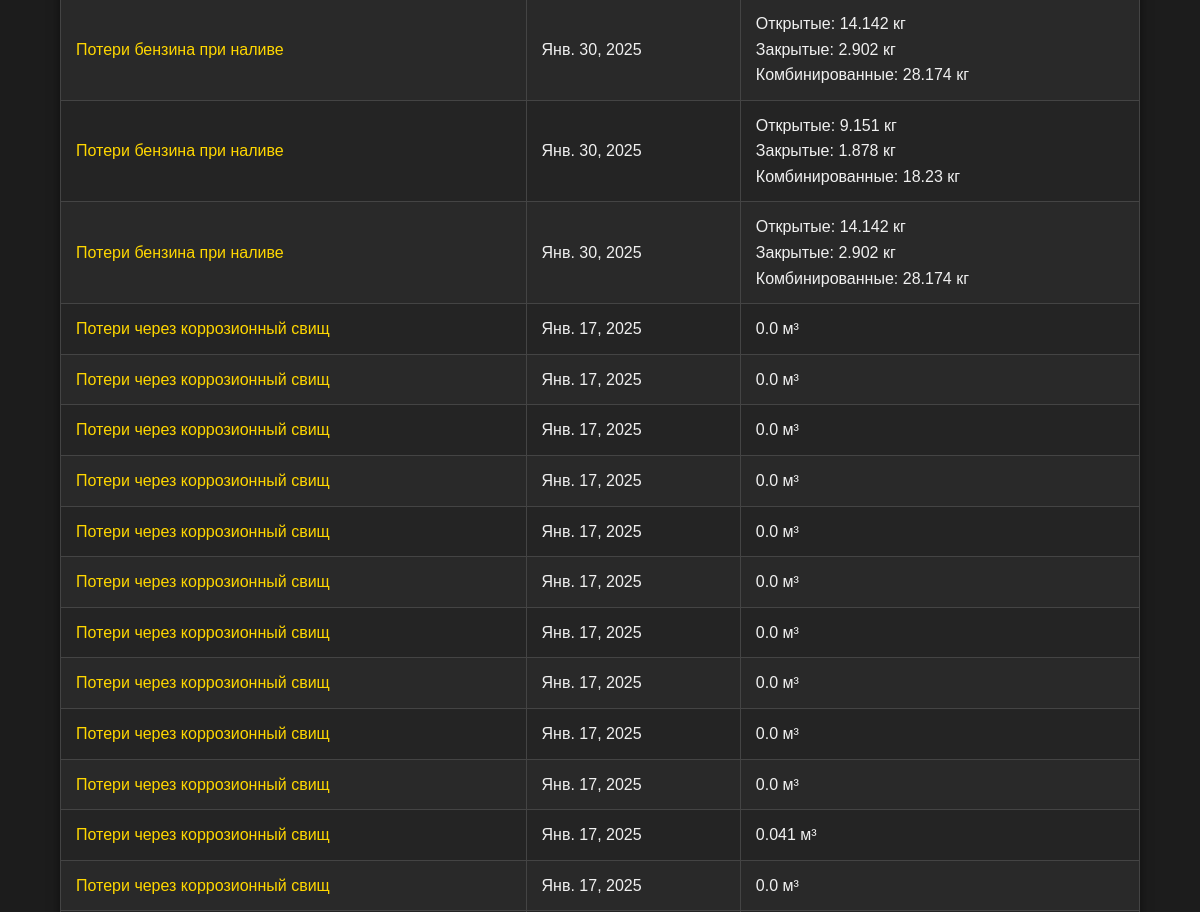
Before: /archive/ (signed in, middle part) with the older database file.
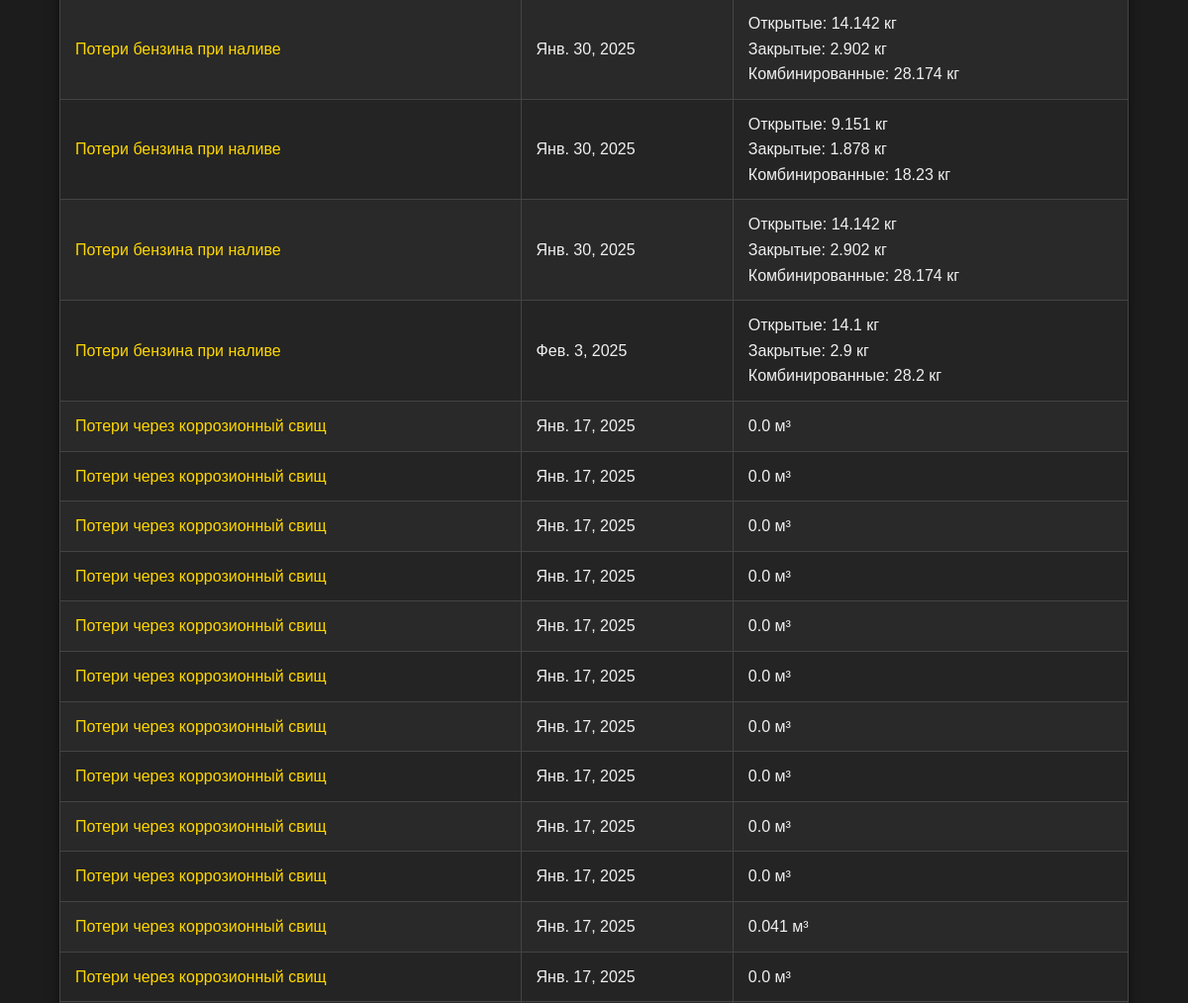
After: the same page with the newer database file.
### oil_losses/models.py (models this page shows, shortened)
class FuelLossCalculation(models.Model):
    date = models.DateField(verbose_name="Дата расчета", auto_now_add=True)
    volume = models.FloatField(verbose_name="Объём цистерны (м³)")
    fill_time = models.FloatField(verbose_name="Время налива цистерны (часы)")
    vapor_pressure = models.FloatField(verbose_name="Давление насыщенных паров бензина (Па)")
    vapor_temp = models.FloatField(verbose_name="Температура бензина при наливе (К)")
    initial_boiling_temp = models.FloatField(verbose_name="Температура начала кипения (К)")
    flow_rate = models.FloatField(verbose_name="Расход налива (м³/ч)")
    pressure = models.FloatField(verbose_name="Атмосферное давление (Па)")
    calculated_loss_open = models.FloatField(verbose_name="Потери при открытой струе (кг)", blank=True, null=True)
    calculated_loss_closed = models.FloatField(verbose_name="Потери при закрытой струе (кг)", blank=True, null=True)
    calculated_loss_combined = models.FloatField(verbose_name="Потери при комбинированном наливе (кг)", blank=True, null=True)
    class Meta:
        verbose_name = "Расчет потерь бензина при наливе"
        verbose_name_plural = "Расчеты потерь бензина при наливе"

class CorrosionLossCalculation(models.Model):
    date = models.DateField(verbose_name="Дата расчета", auto_now_add=True)
    diameter = models.FloatField(verbose_name="Диаметр отверстия (мм)")
    distance_from_bottom = models.FloatField(verbose_name="Расстояние от дна (м)")
    fluid_height = models.FloatField(verbose_name="Уровень жидкости (м)")
    viscosity = models.FloatField(verbose_name="Кинематическая вязкость (м²/с)")
    duration_corrosion = models.FloatField(verbose_name="Время истечения (часы)")
    calculated_loss = models.FloatField(verbose_name="Рассчитанные потери (м³)", blank=True, null=True)
    class Meta:
        verbose_name = "Расчет потерь через коррозионный свищ"
        verbose_name_plural = "Расчеты потерь через коррозионный свищ"

### oil_losses/views.py (the view)
# urls.py: path('archive/', views.archive, name='archive'),
@login_required
def archive(request):
    calculation_type = request.GET.get('calculation_type', '')
    fuel_loss_calculations = FuelLossCalculation.objects.all()
    corrosion_loss_calculations = CorrosionLossCalculation.objects.all()
    oil_evaporation_loss_calculations = OilEvaporationLossCalculation.objects.all()
    if calculation_type == 'fuel_loss':
        corrosion_loss_calculations = []
        oil_evaporation_loss_calculations = []
    elif calculation_type == 'corrosion_loss':
        fuel_loss_calculations = []
        oil_evaporation_loss_calculations = []
    elif calculation_type == 'oil_evaporation_loss':
        fuel_loss_calculations = []
        corrosion_loss_calculations = []
    context = {
        'fuel_loss_calculations': fuel_loss_calculations,
        'corrosion_loss_calculations': corrosion_loss_calculations,
        'oil_evaporation_loss_calculations': oil_evaporation_loss_calculations,
        'selected_calculation_type': calculation_type,  # Для сохранения выбранного значения в форме
    }
    return render(request, 'archive.html', context)

### oil_losses/templates/archive.html (shortened to what this page needs)
<!DOCTYPE html>
<html lang="en">
<head>
</head>
<body>
    {% include 'header.html' %}
    <table>
        {% for record in fuel_loss_calculations %}
        <tr>
    <td><a href="/fuel_loss_detail/{{ record.id }}">Потери бензина при наливе</a></td>
    <td>{{ record.date }}</td>
    <td class="combined-losses">
        <div class="loss-item">
            <span class="loss-type">Открытые:</span>
            <span class="loss-value">{{ record.calculated_loss_open }} кг</span>
        </div>
        <div class="loss-item">
            <span class="loss-type">Закрытые:</span>
            <span class="loss-value">{{ record.calculated_loss_closed }} кг</span>
        </div>
        <div class="loss-item">
            <span class="loss-type">Комбинированные:</span>
            <span class="loss-value">{{ record.calculated_loss_combined }} кг</span>
        </div>
    </td>
</tr>
        {% endfor %}
        {% for record in corrosion_loss_calculations %}
        <tr>
            <td><a href="/corrosion_loss_detail/{{ record.id }}">Потери через коррозионный свищ</a></td>
            <td>{{ record.date }}</td>
            <td>{{ record.calculated_loss }} м³</td>
        </tr>
        {% endfor %}
    </table>
</body>
</html>

### oil_losses/templates/header.html (shortened to what this page needs)
<!DOCTYPE html>
<html lang="en">
<head>
</head>
<body>
<!DOCTYPE html>
<html lang="en">
<head>
</head>
<body>
</body>
</html>
</body>
</html>

### oil_losses/templates/archive.html (style rules this page uses)
body { font-family: Arial, sans-serif; margin: 0; padding: 0; background-color: #1c1c1c; color: #f0f0f0; line-height: 1.6; }
table { width: 90%; margin: 0 auto 40px auto; border-collapse: collapse; background-color: #292929; box-shadow: 0 0 10px rgba(0, 0, 0, 0.5); }
th, td { padding: 12px 15px; border: 1px solid #444; }
tr:nth-child(even) { background-color: #242424; }
a { color: #ffd700; text-decoration: none; }

### oil_losses/templates/header.html (style rules this page uses)
body { font-family: Arial, sans-serif; margin: 0; padding: 0; background-color: #1c1c1c; color: #f0f0f0; line-height: 1.6; }
table { width: 90%; margin: 0 auto 40px auto; border-collapse: collapse; background-color: #292929; box-shadow: 0 0 10px rgba(0, 0, 0, 0.5); }
th, td { padding: 12px 15px; border: 1px solid #444; }
tr:nth-child(even) { background-color: #242424; }

Changed rows visible on the page:
added FuelLossCalculation: date "Фев. 3, 2025", calculated_loss_open "14.1", calculated_loss_closed "2.9", calculated_loss_combined "28.2"
